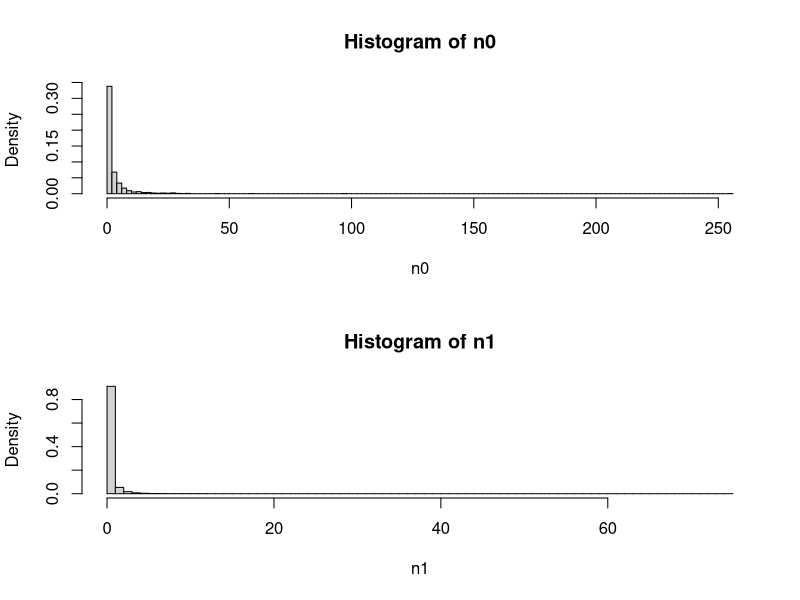
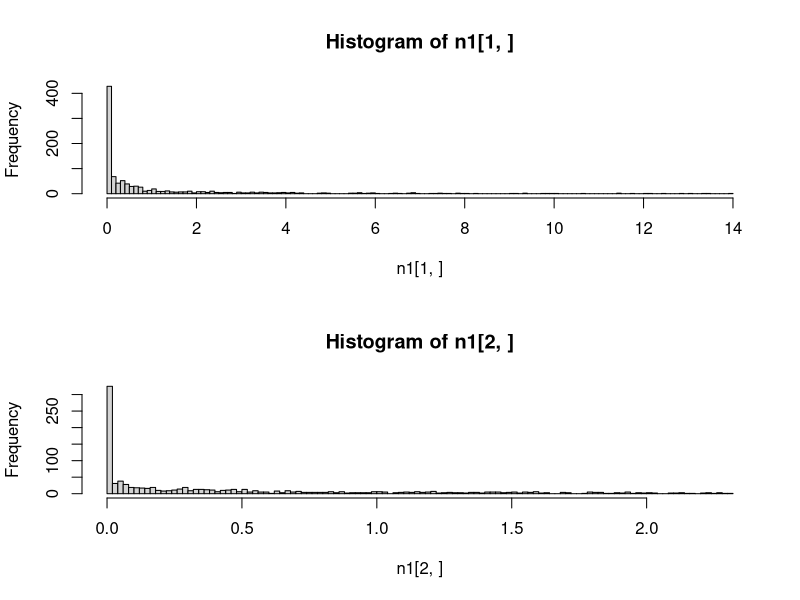
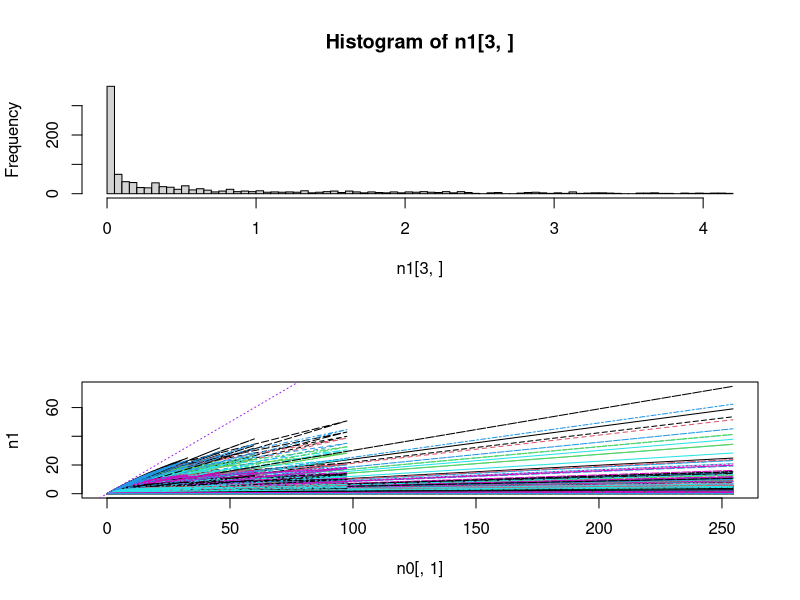
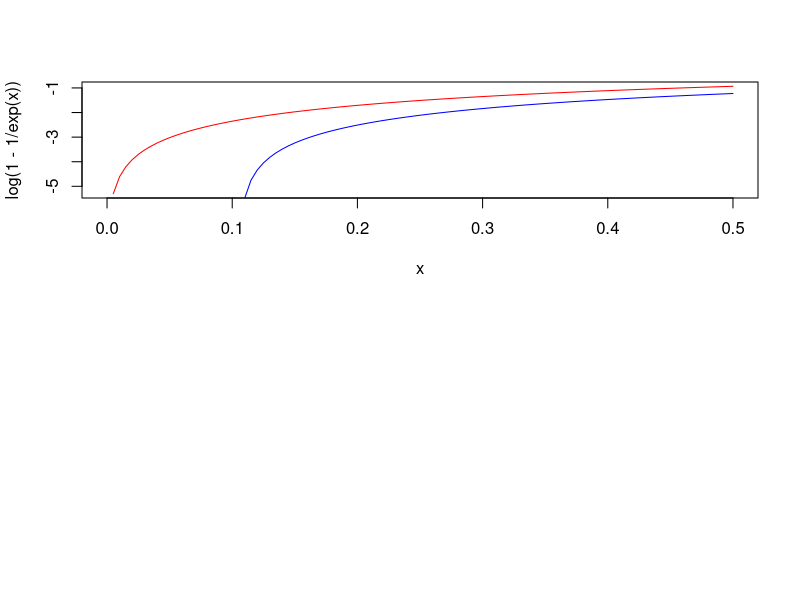
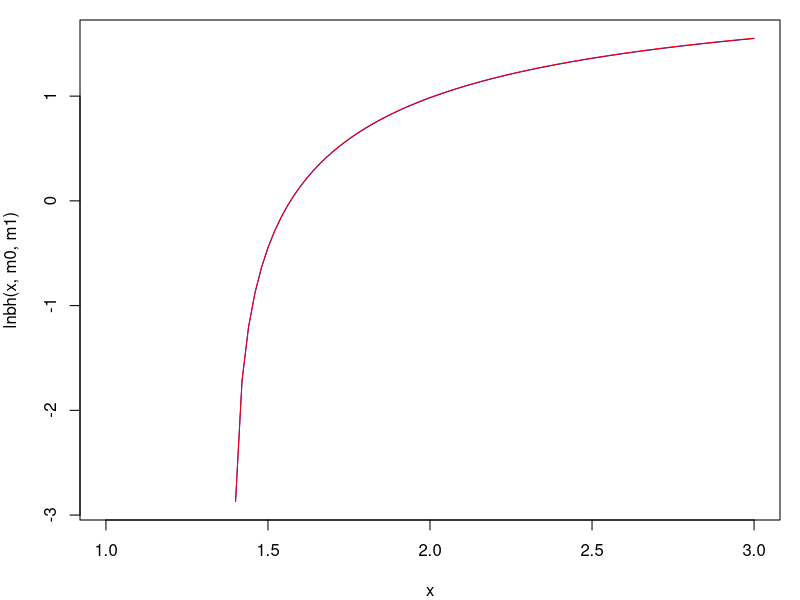
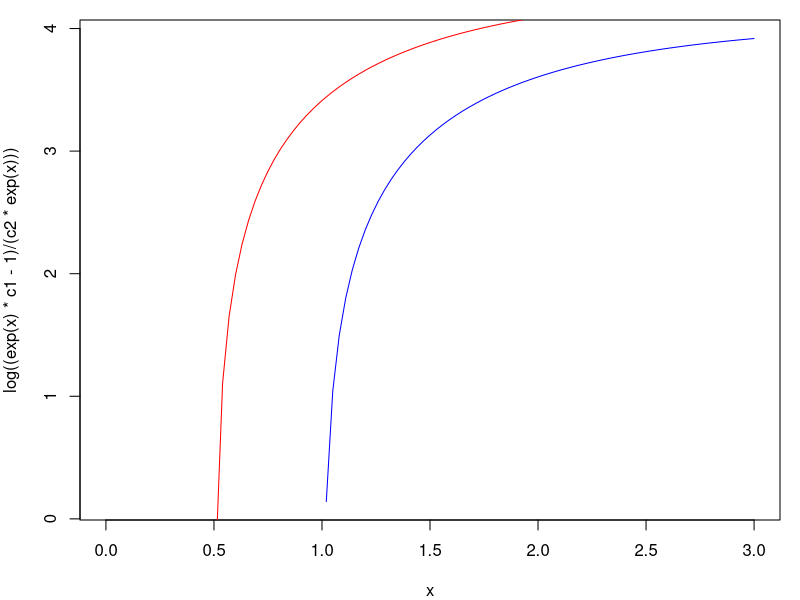
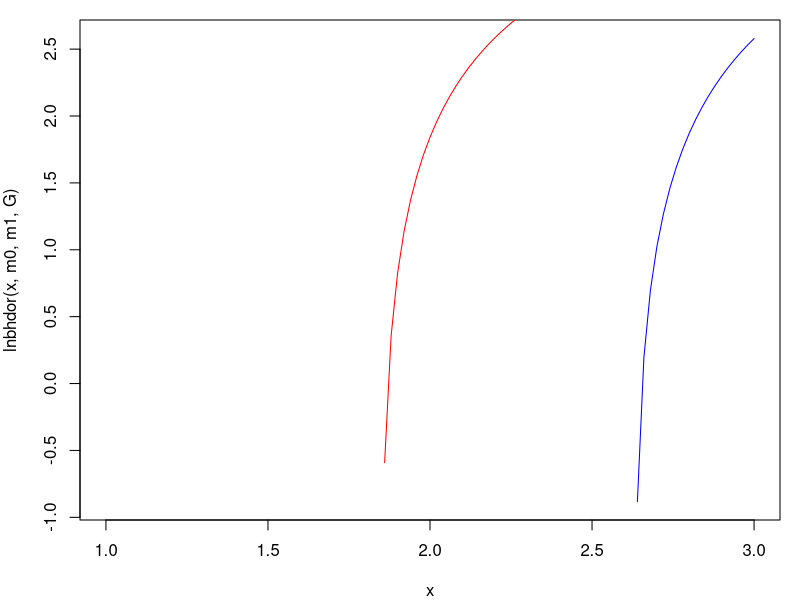
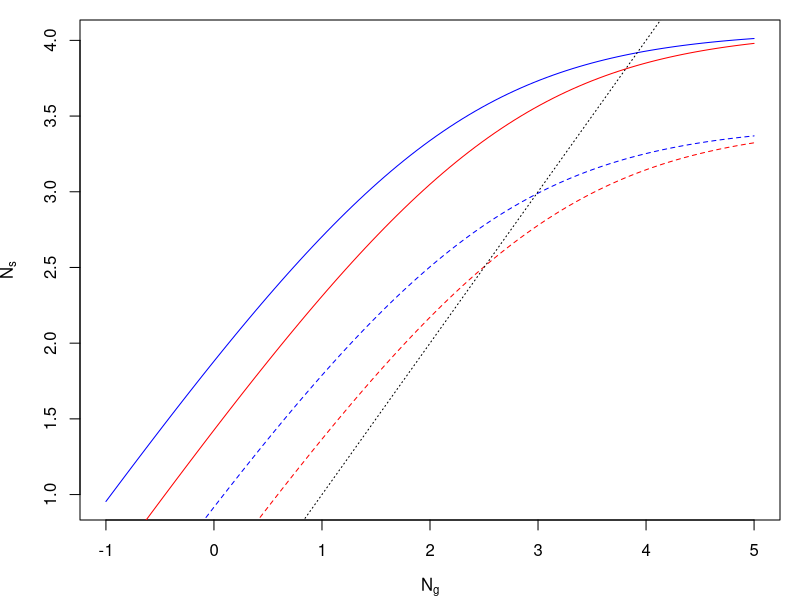

The R source for these figures, in order: (Note: this script raises an error after producing the figures.)
####################################################################
# Explore how random variation in Beverton-Holt mortality function #
# affects the distribution of population sizes                     #
####################################################################

# Functions ---------------------------------------------------------------

BH <- function(n_in,m0,m1){
  n_out <- n_in * exp(-m0) / ( 1 + (m1/m0)*(1-exp(-m0))*n_in )
  return(n_out)
}
# assuming T = 1

lnbh <- function(y,m0,m1,T3=0.3){
  c1 <- exp(-m0*T3)
  c2 <- (1-exp(-m0)*T3)*m1/m0
  log((y*c1-1)/(c2*y))
}

lnbhdor <- function(Y,m0,m1,G,T3=0.3){
  S0 <- exp(-m0)
  c1 <- exp(-m0*T3)
  c2 <- (1-exp(-m0)*T3)*m1/m0
  log((c1*G*Y-G*S0+S0-1) / (c2*G*Y*((G-1)*S0+1)))
}

Kcalc <- function(m0,m1,T=1){
  exp(-m0*T)/( (1-exp(-m0*T)) * (m1/m0) )
} 
# assuming T=1

sGBH <- function(n_in,Y,m0,m1,G,T3=0.3){
  So <- exp(-m0)
  Sn <- exp(-m0*T3)
  n_in*((1-G)*So + G*Y*Sn / (1 + G*Y*(1-Sn)*(m1/m0)*n_in))
}

rG <- function(Y,m0,G,T3=0.3){
  So <- exp(-m0)
  Sn <- exp(-m0*T3)
  log( (1-G)*So + G*Y*Sn )
}

# Exploration -------------------------------------------------------------

ln0_min <- -5
ln0_max <- 0
nseq <- 10^3
neps <- 10^3
alpha_m <- 0.1
beta_m <- 1

# n0_seq <- exp(seq(ln0_min,ln0_max,length.out=nseq))
# eps_m <- seq(-1,1,length.out=neps)
n0_seq <- exp(rnorm(nseq,0,1.5))
eps_m <- rnorm(neps,0,2)
  
m0 <- m1 <- n0 <- n1 <- matrix(NA,nr=nseq,nc=neps)

m0[] <- rep(exp(outer(alpha_m,eps_m,"+")),each=nseq)
m1[] <- rep(exp(outer(beta_m,eps_m,"+")),each=nseq)
n0[] <- rep(n0_seq,times=neps)
n1 <- BH(n0,m0,m1)

par(mfrow=c(2,1))
hist(n0,breaks=100,prob=T)
hist(n1,breaks=100,prob=T)

hist(n1[1,],breaks=100)
hist(n1[2,],breaks=100)
hist(n1[3,],breaks=100)

matplot(n0[,1],n1,type="l")
abline(0,1,col="purple",lty=3)

(K <- BH(10^10,m0[1,],m1[1,]))

# Plant example -----------------------------------------------------------
  # From Yodzis and work on desert annuals

### Without seed dormancy

curve(log(1-1/exp(x)),col="red",xlim=c(0,0.5))
curve(log(0.9-1/exp(x)),col="blue",add=T)
# drop-off occurs earlier at lower K

m0 <- 1.1
m1 <- 0.1
par(mfrow=c(1,1),mar=c(4,4,1,1))
curve(lnbh(x,m0,m1),col="blue",xlim=c(1,3))
m1 <- 0.01
curve(lnbh(x,m0,m1)-2.3,col="red",add=T)
# changing c2 only changes equilibrium N by constant factor (shifts intercept)

m0 <- 1
m1 <- 0.01
c1 <- exp(-m0)
c2 <- (1-exp(-m0))*m1/m0
curve(log((exp(x)*c1-1)/(c2*exp(x))),col="blue",xlim=c(0,3))
m0 <- 0.5
c1 <- exp(-m0)
c2 <- (1-exp(-m0))*m1/m0
curve(log((exp(x)*c1-1)/(c2*exp(x))),col="red",add=T)
# changing c1 -> drop-off occurs *earlier* at lower K

### With seed dormancy

G <- 0.4
m0 <- 1
m1 <- 0.01
curve(lnbhdor(x,m0,m1,G),col="blue",xlim=c(1,3))
m0 <- 0.5
curve(lnbhdor(x,m0,m1,G),col="red",add=T)
  # Same result with G - drop-off earlier for lower K

# How does Y affect BH curve? ---------------------------------------------

Y <- 3 # log scale
m0 <- 1
curve(log(BH(exp(x+Y),m0,m1)),col="blue",xlim=c(-1,5),
  xlab=expression(N[g]),ylab=expression(N[s])) # ignores dormancy
curve(log(BH(exp(x+Y-0.5),m0,m1)),col="red",add=T)
m0 <- 2
curve(log(BH(exp(x+Y),m0,m1)),col="blue",add=T,lty=2)
curve(log(BH(exp(x+Y-0.5),m0,m1)),col="red",add=T,lty=2)
abline(0,1,lty=3)
  # -0.5 -> reduce y by a freaction of exp(0.5)=1.6
  # decrease in y reduces equilibrium N by *more* when max popsize (K) is lower
  # Explantion:
  # - increasing Y makes a bigger difference to Ns when few seeds are being 
  # produced (bigger difference in [blue - red] at lower Ng (or Y)) 
  # - increasing m0 -> fewer seeds survive -> lower reproduction next year
  # -> bigger effect of change in Y
  # (but assumes that general shape of function stays the same? 
  # Increasing m0 makes curve steeper too, but this isn't important here,
  # as doesn't affect difference between blue and red much?)

# Y is just scaling up and down, changing c2 does the same thing?

# How does G affect BH curve? ---------------------------------------------

m0 <- 0.1
m1 <- 0.01
curve(lnbhdor(x,m0,m1,G=0.75),col="blue",xlim=c(0,5),ylim=c(-0.5,5))
curve(lnbhdor(x,m0,m1,G=0.5),col="red",add=T)
curve(lnbhdor(x,m0,m1,G=0.25),col="green",add=T)
  # above a certain Y, get more pop with high G, but as Y decreases, better to have low G

m0 <- 0.1
m1 <- 0.01
curve(lnbhdor(exp(x),m0,m1,G=0.75),col="blue",xlim=c(0,1.5),ylim=c(-0.5,5))
curve(lnbhdor(exp(x),m0,m1,G=0.25),col="red",add=T)
m0 <- 0.2
m1 <- 0.01
curve(lnbhdor(exp(x),m0,m1,G=0.75),col="blue",lty=2,add=T)
curve(lnbhdor(exp(x),m0,m1,G=0.25),col="red",lty=2,add=T)
  # When G is lower, reducing K has bigger effect on drop-off threshold for Y
  # (but will still always reduce it, so doesn't explain positive correlations)

m0 <- 0.1
m1 <- 0.01
curve(lnbhdor(x,m0,m1,G=0.75)-lnbhdor(x,m0,m1,G=0.25),col="blue",xlim=c(0,10))
m0 <- 0.2
m1 <- 0.01
curve(lnbhdor(x,m0,m1,G=0.75)-lnbhdor(x,m0,m1,G=0.25),col="red",add=T)
m0 <- 0.3
m1 <- 0.01
curve(lnbhdor(x,m0,m1,G=0.75)-lnbhdor(x,m0,m1,G=0.25),col="green",add=T)
abline(h=0,lty=3)
  # m1 -> lower germination favoured for given Y 

m0 <- 0.1
m1 <- 0.01
curve(lnbhdor(x,m0,m1,G=0.75)-lnbhdor(x,m0,m1,G=0.25),col="blue",xlim=c(0,10))
m0 <- 0.1
m1 <- 0.015
curve(lnbhdor(x,m0,m1,G=0.75)-lnbhdor(x,m0,m1,G=0.25),col="red",add=T)
abline(h=0,lty=3)
  # m2 -> proportional effect of G on dK is the same

# How does DI mortality relate to K? --------------------------------------

curve(Kcalc(exp(x),1),xlim=c(-5,5))
curve(Kcalc(exp(x),2),col="red",add=T)
  # higher m0 -> lower K

# Optimal G - constant environment ----------------------------------------

  # maximise equilibrium population size (ignoring extinction)

nY <- 5
nm0 <- 5
nm1 <- 5
nG <- 50

Yseq <- exp(seq(0,5,length.out=nY))
m0seq <- exp(seq(-1.5,0,length.out=nm0))
m1seq <- exp(seq(-4,4,length.out=nm1))
Gseq <- plogis(seq(-5,5,length.out=nG))

pd <- expand.grid(Y=Yseq,m0=m0seq,m1=m1seq,G=Gseq) # parameter data

lK_GY_plot <- function(m){
  require(reshape2)
  require(fields)
  pd$lK <- with(pd, lnbhdor(Y,m0,m1,G,T3=0.3))
  plotvars <- c("Y","G")
  pd1 <- subset(pd,m0==m & m1==m1seq[2],select=c(plotvars,"lK"))
  plotmat <- acast(melt(pd1,id=plotvars),G~Y)
  matplot(qlogis(Gseq),plotmat,type="l",lty=1,col=tim.colors(nY))
}

par(mfrow=c(2,2),mar=c(3,3,2,2))
lK_GY_plot(m0seq[1])  
lK_GY_plot(m0seq[2])  
lK_GY_plot(m0seq[3])  
lK_GY_plot(m0seq[4])  
  # m1 has no impact on optimal phenotype (only affects value of K)
  # G=0 is never optimal
  # Lower Y favours *higher* G -> should have negative G~z relationship?
  # (These plots show optimal G in years with different Y?)
  # Higher m0 favours higher G

lK_YG_plot <- function(m){
  require(reshape2)
  require(fields)
  pd$lK <- with(pd, lnbhdor(Y,m0,m1,G,T3=0.3))
  plotvars <- c("Y","G")
  pd1 <- subset(pd,m0==m & m1==m1seq[2],select=c(plotvars,"lK"))
  plotmat <- acast(melt(pd1,id=plotvars),Y~G)
  matplot(log(Yseq),plotmat,type="l",lty=1,col=tim.colors(nG))
}

par(mfrow=c(2,2),mar=c(3,3,2,2))
lK_YG_plot(m0seq[1])  
lK_YG_plot(m0seq[2])  
lK_YG_plot(m0seq[3])  
lK_YG_plot(m0seq[4])
  # low G -> 
  # - earlier drop-off in N with Y
  # - larger proportional drop-offs in N with Y
  # so *more* affected by CC if lower G (even without plasticity)
  # this tallies with "lower Y -> higher optimal G" results

# Optimal G - variable environment ----------------------------------------

np <- nrow(pd) # number of parameter combinations
nb <- 100
nt <- 1000 + nb
ns <- 10 # n y sig
Ysigseq <- exp(seq(-2,2,length.out=ns))
N0 <- 1000

Narr <- Yarr <- array(dim=c(nt,ns,np))
m0arr <- m1arr <- Garr <- array(dim=c(ns,np))
m0arr[] <- rep(pd$m0,each=ns)
m1arr[] <- rep(pd$m1,each=ns)
Garr[] <- rep(pd$G,each=ns)

Yarr[] <- exp(
  rep(log(pd$Y),each=nt*ns)
  + rep(outer(rnorm(n=nt,mean=0,sd=1),Ysigseq),times=np)
) # only works because Y varies the fastest of all params in pd

Narr[1,,] <- N0

for(t in 2:nt){
  Narr[t,,] <- sGBH(Narr[t-1,,],Yarr[t,,],m0arr,m1arr,Garr)
}

lNarr <- log(Narr)
lNmuarr <- apply(lNarr[-(1:nb),,],2:3,mean)
lNsdarr <- apply(lNarr[-(1:nb),,],2:3,sd)
lNmedarr <- apply(lNarr[-(1:nb),,],2:3,median)

Nd <- expand.grid(Ysig=Ysigseq,Y=Yseq,m0=m0seq,m1=m1seq,G=Gseq)
Nd$lNmu <- as.vector(lNmuarr)
Nd$lNsd <- as.vector(lNsdarr)
Nd$lNmed <- as.vector(lNmedarr)

lmu_Ysig_G_plot <- function(pY,pm0,pm1,xvar="G",...){
  require(reshape2)
  require(fields)
  plotvars <- c("Ysig","G")
  Nd1 <- subset(Nd,Y==pY & m0==pm0 & m1==pm1,select=c(plotvars,"lNmu"))
  if(xvar=="G"){
    plotmat <- acast(melt(Nd1,id=plotvars),G~Ysig)
    matplot(qlogis(Gseq),plotmat,type="l",lty=1,col=tim.colors(ns),
            ylim=c(-2,max(ceiling(plotmat))),
            ...)
    Gopt <- sapply(split(Nd1,Nd1$Ysig),function(d){
      qlogis(d$G[which(d$lNmu==max(d$lNmu))])
    })
    abline(v=Gopt,col=tim.colors(nY),lty=2)
  }
  if(xvar=="Ysig"){
    plotmat <- acast(melt(Nd1,id=plotvars),Ysig~G)
    matplot(Ysigseq,plotmat,type="l",lty=1,col=tim.colors(nG),
            ylim=c(-2,max(ceiling(plotmat))),
            ...)
  }
}

pdf(paste0("Plots/lmu_Ysig_G_",format(Sys.Date(),"%d%b%Y"),".pdf"),
    width=15,height=15)
iseq <- 1:5
ni <- length(iseq)
par(mfrow=c(ni,ni),mar=c(4,4,2,2),las=1,bty="l")
for(i in iseq){
  for(j in iseq){
    for(k in iseq){
      lmu_Ysig_G_plot(pY=Yseq[i],pm0=m0seq[j],pm1=m1seq[k],xvar="G",
                      xlab="G",ylab="ln(N)",
                      main=paste0("Y=",signif(Yseq[i],2),
                                  " m0=",signif(m0seq[j],2),
                                  " m1=",signif(m1seq[k],2)
                                  )
      )
    }
  }
}
dev.off()

par(mfrow=c(2,2),mar=c(4,4,2,2),las=1,bty="n")
lmu_Ysig_G_plot(pY=Yseq[4],pm0=m0seq[2],pm1=m1seq[2],xvar="G")
lmu_Ysig_G_plot(pY=Yseq[4],pm0=m0seq[4],pm1=m1seq[2],xvar="G")
lmu_Ysig_G_plot(pY=Yseq[2],pm0=m0seq[2],pm1=m1seq[4],xvar="G")
lmu_Ysig_G_plot(pY=Yseq[2],pm0=m0seq[2],pm1=m1seq[2],xvar="G")
  # - high m0 reduces effect of variance on optimal G, 
  # possibly even leads to env var favouring high G?
  # - m1 again just shifts population size without changing optimum
  # - low Y accentuates effects of env var on G?  
  # - low Y seems to favour higher G (again)

  # fluctuations favour G<1

par(mfrow=c(2,2))
lmu_Ysig_G_plot(pY=Yseq[5],pm0=m0seq[3],pm1=m1seq[3],xvar="Ysig")
lmu_Ysig_G_plot(pY=Yseq[5],pm0=m0seq[5],pm1=m1seq[3],xvar="Ysig")
lmu_Ysig_G_plot(pY=Yseq[5],pm0=m0seq[3],pm1=m1seq[5],xvar="Ysig")
lmu_Ysig_G_plot(pY=Yseq[2],pm0=m0seq[3],pm1=m1seq[3],xvar="Ysig")

lmu_Y_G_plot <- function(pYsig,pm0,pm1,xvar="G",...){
  require(reshape2)
  require(fields)
  plotvars <- c("Y","G")
  Nd1 <- subset(Nd,Ysig==pYsig & m0==pm0 & m1==pm1,select=c(plotvars,"lNmu"))
  if(xvar=="G"){
    plotmat <- acast(melt(Nd1,id=plotvars),G~Y)
    matplot(qlogis(Gseq),plotmat,type="l",lty=1,col=tim.colors(nY),
            ylim=c(-2,max(ceiling(plotmat))),
            ...
            )
    Gopt <- sapply(split(Nd1,Nd1$Y),function(d){
      qlogis(d$G[which(d$lNmu==max(d$lNmu))])
    })
    abline(v=Gopt,col=tim.colors(nY),lty=2)
  }
  if(xvar=="Y"){
    plotmat <- acast(melt(Nd1,id=plotvars),Y~G)
    matplot(Yseq,plotmat,type="l",lty=1,col=tim.colors(nG),
            ylim=c(-2,max(ceiling(plotmat))),
            ...
            )
  }
}

pdf(paste0("Plots/lmu_Y_G_",format(Sys.Date(),"%d%b%Y"),".pdf"),
    width=15,height=15)
iseq <- 1:5
ni <- length(iseq)
par(mfrow=c(ni,ni),mar=c(4,4,2,2),las=1,bty="l")
for(i in iseq*2){ # Ysig twice as long as others
  for(j in iseq){
    for(k in iseq){
      lmu_Y_G_plot(pYsig=Ysigseq[i],pm0=m0seq[j],pm1=m1seq[k],xvar="G",
                      xlab="G",ylab="ln(N)",
                      main=paste0("Ysig=",signif(Ysigseq[i],2),
                                  " m0=",signif(m0seq[j],2),
                                  " m1=",signif(m1seq[k],2)
                      )
      )
    }
  }
}
dev.off()

par(mfrow=c(2,2))
lmu_Y_G_plot(pYsig=Ysigseq[4],pm0=m0seq[2],pm1=m1seq[2],xvar="G")
lmu_Y_G_plot(pYsig=Ysigseq[4],pm0=m0seq[4],pm1=m1seq[2],xvar="G")
lmu_Y_G_plot(pYsig=Ysigseq[5],pm0=m0seq[2],pm1=m1seq[4],xvar="G")
lmu_Y_G_plot(pYsig=Ysigseq[2],pm0=m0seq[2],pm1=m1seq[2],xvar="G")
  # NB: outcome with median is almost exactly the same

# Analysis of high-variance scenario --------------------------------------

pd$K <- with(pd, Kcalc(m0,m1,T=0.3))

Darr <- Yearr <- array(dim=dim(Narr))
for(i in 2:nt){
  Darr[i,,] <- log(Narr[i,,]) - log(Narr[i-1,,])
  Yearr[i,,] <- log(Narr[i,,] - exp(-m0arr)*(1-Garr)*Narr[i-1,,]) - log(Garr*Narr[i-1,,])
}

pdsel <- with(pd, which(
  Y %in% Yseq[c(1,5)] & m0==m0seq[5] & m1==m1seq[2] & G %in% Gseq[c(10,20)]
  ))
Ysigsel <- 10

scol <- rep(c("blue","red"),each=2) # blue = low G, red = high G
slty <- rep(1:2,times=2) # - = low Y, --- = high Y

par(mfrow=c(1,1),mar=c(2,2,2,2))
matplot(log(Narr[900:1100,Ysigsel,pdsel]),type="l",col=scol,lty=slty)

plot(density(log(Yarr[,Ysigsel,pdsel[1]])))
lines(density(log(Yarr[,Ysigsel,pdsel[2]])),lty=2)

histmax <- 10^4
mybreaks <- c(seq(0,histmax,length.out=10^3),Inf)
hist(Yarr[,Ysigsel,pdsel[1]],xlim=c(0,histmax),breaks=mybreaks,col="blue",border=NA)
hist(Yarr[,Ysigsel,pdsel[2]],breaks=mybreaks,col="red",add=T,border=NA)

table(Yarr[,Ysigsel,pdsel[1]]>1)
table(Yarr[,Ysigsel,pdsel[2]]>1)
table(Yarr[,Ysigsel,pdsel[1]]>pd$K[pdsel[1]])
table(Yarr[,Ysigsel,pdsel[2]]>pd$K[pdsel[2]])

matplot(Darr[900:1100,Ysigsel,pdsel],type="l",col=scol,lty=slty)
matplot(Yearr[900:1100,Ysigsel,pdsel],type="l",col=scol,lty=slty)

plot(density(log(Narr[100:nt,Ysigsel,pdsel[4]])),col=scol[4],lty=slty[4])
lines(density(log(Narr[100:nt,Ysigsel,pdsel[2]])),col=scol[2],lty=slty[2])
plot(density(log(Narr[100:nt,Ysigsel,pdsel[3]])),col=scol[3],lty=slty[3])
lines(density(log(Narr[100:nt,Ysigsel,pdsel[1]])),col=scol[1],lty=slty[1])

plot(density(Darr[100:nt,Ysigsel,pdsel[4]]),col=scol[4],lty=slty[4])
lines(density(Darr[100:nt,Ysigsel,pdsel[2]]),col=scol[2],lty=slty[2])
abline(v=0,lty=3)
plot(density(Darr[100:nt,Ysigsel,pdsel[3]]),col=scol[3],lty=slty[3])
lines(density(Darr[100:nt,Ysigsel,pdsel[1]]),col=scol[1],lty=slty[1])
abline(v=0,lty=3)

plot(density(Yearr[100:nt,Ysigsel,pdsel[4]]),col=scol[4],lty=slty[4])
lines(density(Yearr[100:nt,Ysigsel,pdsel[2]]),col=scol[2],lty=slty[2])
abline(v=m0seq[5],lty=3)
plot(density(Yearr[100:nt,Ysigsel,pdsel[3]]),col=scol[3],lty=slty[3])
lines(density(Yearr[100:nt,Ysigsel,pdsel[1]]),col=scol[1],lty=slty[1])
abline(v=m0seq[5],lty=3)

# Density-independent -----------------------------------------------------

# > dim(lNmuarr)
# [1]   10 6250

pds <- expand.grid(Y=Yseq,m0=m0seq,G=Gseq) # parameter data
nps <- nrow(pds)

nlnY <- 10
lnYseq <- seq(-3,3,length.out=nlnY)
lnYarr <- rarr <- parr <- array(dim=c(nlnY,ns,nps))
lnYarr[] <- rep(outer(lnYseq,Ysigseq),times=nps) + rep(log(pds$Y),each=nlnY*ns)
rarr <- array(dim=c(nlnY,ns,nps))
rarr[] <- with(pds, rG(Y=exp(lnYarr),
                      m0=rep(m0,each=nlnY*ns),
                      G=rep(G,each=nlnY*ns)
                      ))
parr[] <- rep(dnorm(lnYseq,mean=0,sd=1),times=ns*nps) 
  # shape of p(norm) is same regardless of mean
sump <- sum(parr[,1,1]) 
  # again, distribution is the same for all, so the sum is too
rbararr <- apply(parr*rarr,c(2,3),sum)/sump

rd <- expand.grid(Ysig=Ysigseq,Y=Yseq,m0=m0seq,G=Gseq)
rd$rbar <- as.vector(rbararr)

Gopt_f <- function(d){
  d$G[which(d$rbar==max(d$rbar))]
}

rbar_Y_G_plot <- function(pYsig,pm0,xvar="G",...){
  require(reshape2)
  require(fields)
  plotvars <- c("Y","G")
  rd1 <- subset(rd,Ysig==pYsig & m0==pm0,select=c(plotvars,"rbar"))
  plotmat <- acast(melt(rd1,id=plotvars),G~Y)
  matplot(qlogis(Gseq),plotmat,type="l",lty=1,col=tim.colors(nY),
          # ylim=c(-2,max(ceiling(plotmat))),
          ...
          )
  Gopt <- sapply(split(rd1,rd1$Y),function(d){
    qlogis(d$G[which(d$rbar==max(d$rbar))])
  })
  abline(v=Gopt,col=tim.colors(nY),lty=2)
}
  # m1 actually unecessary as no DD

pdf(paste0("Plots/rbar_Y_G_",format(Sys.Date(),"%d%b%Y"),".pdf"),
    width=15,height=15)
iseq <- 1:5
ni <- length(iseq)
par(mfrow=c(ni,ni),mar=c(4,4,2,2),las=1,bty="l")
for(i in iseq*2){ # Ysig twice as long as others
  for(j in iseq){
    rbar_Y_G_plot(pYsig=Ysigseq[i],pm0=m0seq[j],xvar="G",
                  xlab="G",ylab="r",
                  main=paste0("Ysig=",signif(Ysigseq[i],2)," m0=",signif(m0seq[j],2))
                  )
    
  }
}
dev.off()


# Simple Royama plots -----------------------------------------------------

RoyBH <- function(G,lNmin,lNmax){
  Y1 <- 5 # 4 # log scale
  Y2 <- 1 # 3.5 # log scale
  dY <- 3.5
  m0 <- 1
  nlnN <- 100
  lnNseq <- seq(lNmin,lNmax,length.out=nlnN)
  Nseq <- exp(lnNseq)
  
  rd <- data.frame(
    Y = rep(c(Y1,Y2),each=3),
    dY = rep(c(-dY,0,dY),times=2)
  )
  rm <- matrix(nr=nlnN,nc=6)
  for(i in 1:nrow(rd)){
    rm[,i] <- with(rd[i,], log(sGBH(Nseq,exp(Y+dY),m0,m1,G)/Nseq))
  }
  
  par(mfrow=c(1,1))
  matplot(lnNseq,rm,col=rep(c("red","blue"),each=3),lty=rep(c(2,1,2),times=2),type="l")
  abline(h=0,lty=3)
}

RoyBH(G=0.15,lNmin=4,lNmax=8)
RoyBH(G=0.2,lNmin=4,lNmax=8)
RoyBH(G=0.5,lNmin=4,lNmax=8)

# Royama plots ------------------------------------------------------------

par(mfrow=c(2,2))
nN <- 100
Nseq <- exp(seq(0,5,length.out=nN))

r_sGBH_seq <- function(Y,m0,m1,G){
  log(sGBH(Nseq,Y,m0,m1,G)/Nseq)
}

Royama_matplot <- function(ppd,...){
  require(fields)
  require(plyr)
  colourvar <- ppd[,which(sapply(ppd,function(x) length(unique(x)))>1)]
  ncolours <- length(colourvar)
  rd <- mdply(ppd, r_sGBH_seq)
  rarr <- t(as.matrix(subset(rd,select=names(rd)[!names(rd) %in% names(pd)])))
  matplot(log(Nseq),rarr,type="l",lty=1,col=tim.colors(ncolours),...)
  abline(h=0,col="black",lty=3)
}

pdr <- pd[,names(pd)!="K"]

par(mfrow=c(2,2))
Royama_matplot(subset(pdr[,names(pd)!="K"], Y==Yseq[3] & m0==m0seq[3] & m1==m1seq[3]))
Royama_matplot(subset(pdr[,names(pd)!="K"], Y==Yseq[5] & m0==m0seq[3] & m1==m1seq[3]))
Royama_matplot(subset(pdr[,names(pd)!="K"], Y==Yseq[3] & m0==m0seq[5] & m1==m1seq[3]))
Royama_matplot(subset(pdr[,names(pd)!="K"], Y==Yseq[3] & m0==m0seq[3] & m1==m1seq[5]))
  # - increasing G increases stability but generally reduces K (unless at low G)
  # - when seed mortatlity is high, G doesn't affect K much

Royama_matplot(subset(pdr, m0==m0seq[3] & m1==m1seq[3] & G==Gseq[5]),ylim=c(-1,2))
Royama_matplot(subset(pdr, m0==m0seq[3] & m1==m1seq[3] & G==Gseq[20]),ylim=c(-1,2))
Royama_matplot(subset(pdr, m0==m0seq[3] & m1==m1seq[3] & G==Gseq[30]),ylim=c(-1,2))
Royama_matplot(subset(pdr, m0==m0seq[3] & m1==m1seq[3] & G==Gseq[50]),ylim=c(-1,2))
  # - env var has more positive effects when G is low and when population
  # size is low (DD-clim interaction)
  # - declines in reproduction can have *less* severe effects when G is high?

  # (for squared rainfall, can just compare what happens if return to low Y again)

Royama_matplot(subset(pdr, m0==m0seq[2] & m1==m1seq[3] & G==Gseq[25]))
Royama_matplot(subset(pdr, m0==m0seq[3] & m1==m1seq[3] & G==Gseq[25]))
Royama_matplot(subset(pdr, m0==m0seq[4] & m1==m1seq[3] & G==Gseq[25]))
Royama_matplot(subset(pdr, m0==m0seq[5] & m1==m1seq[3] & G==Gseq[25]))
  # higher mortality -> lower K but overall patterns pretty similar?

Royama_matplot(subset(pdr, m0==m0seq[3] & m1==m1seq[2] & G==Gseq[25]))
Royama_matplot(subset(pdr, m0==m0seq[3] & m1==m1seq[3] & G==Gseq[25]))
Royama_matplot(subset(pdr, m0==m0seq[3] & m1==m1seq[4] & G==Gseq[25]))
Royama_matplot(subset(pdr, m0==m0seq[3] & m1==m1seq[5] & G==Gseq[25]))
  # higher m2 -> higher stability, lower K 
  # (just shifts intercept, effect happens because of non-linear DD?)

# Optimal plastic G - variable environment --------------------------------

  # (no need for plasticity in constant environment)

alpha_G <- beta_Gz <- matrix(NA,nr=np,nc=np) 
alpha_G[] <- -tau_mu*sqrt(pi^2/(3*tau_sd^2))
beta_Gz[] <- sqrt(pi^2/(3*tau_sd^2))
# based on Godfray & Rees 2002

  # - plot fitness distribution over different environments, calculate width to
  # quantify degree of bet-hedging
  # - can also infer effects of plasticity by looking at plots showing response 
  # to environment for different germination fractions (effectively 3d plots for
  # cue / environment)
